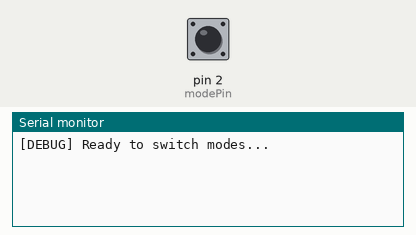
The sketch below on a simulated Arduino Uno, built with avr-gcc and run on an emulated ATmega328P. Parts: the last lines printed to the serial monitor. Inputs (shaded band) come from the test bench; at power-on: pin 2 (modePin) HIGH.

Above: at 1.2 s.
1.3 s: pin 2 (modePin) pulled LOW for 0.15 s
At 1.6 s:
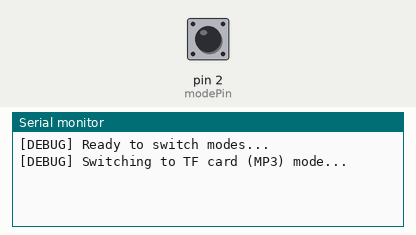
At 3.2 s:
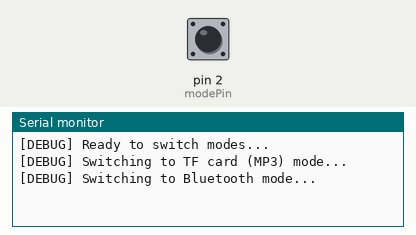

Measured:
- after the input at 1.3 s, the serial monitor: prints a new line at once (image 1)

The sketch:

Bluetooth_Player_Test.ino
```cpp
#include <SoftwareSerial.h>
SoftwareSerial BTSerial(11, 12); // RX, TX for BT201

const int modePin = 2;
bool lastState = HIGH;

void setup() {
  Serial.begin(115200);
  BTSerial.begin(57600);
  pinMode(modePin, INPUT_PULLUP);
  Serial.println("[DEBUG] Ready to switch modes...");
}

void loop() {
  bool currentState = digitalRead(modePin);

  if (currentState != lastState) {
    if (currentState) {
      Serial.println("[DEBUG] Switching to Bluetooth mode...");
      byte cmdBT[] = {0xAA, 0x00, 0x02, 0x00, 0x02};
      BTSerial.write(cmdBT, sizeof(cmdBT));
    } else {
      Serial.println("[DEBUG] Switching to TF card (MP3) mode...");
      byte cmdTF[] = {0xAA, 0x00, 0x02, 0x00, 0x01};
      BTSerial.write(cmdTF, sizeof(cmdTF));
    }
    lastState = currentState;
    delay(500);
  }
}
```
